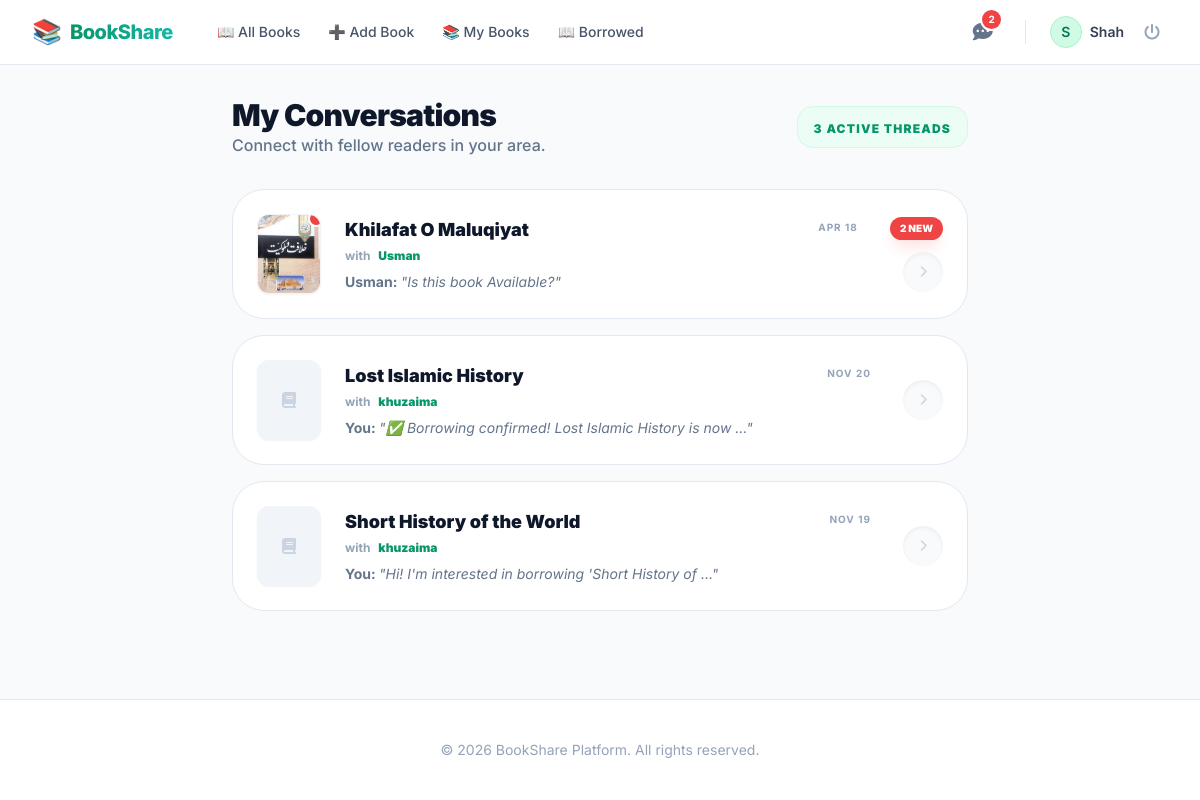
Screenshot of /chat/ (signed in) with the database file from the repository.
### chat/models.py (models this page shows, shortened)
class Chat(models.Model):
	participants = models.ManyToManyField(User)
	book = models.ForeignKey(Book, on_delete = models.CASCADE, related_name = 'chats')
	last_updated = models.DateTimeField(auto_now = True)

class Message(models.Model):
	chat = models.ForeignKey(Chat, on_delete=models.CASCADE, related_name='messages')
	sender = models.ForeignKey(User, on_delete=models.CASCADE)
	content = models.TextField()
	timestamp = models.DateTimeField(auto_now_add=True)
	is_read = models.BooleanField(default=False)

### books/models.py (models this page shows, shortened)
class Book(models.Model):
    owner = models.ForeignKey(User, on_delete=models.CASCADE, related_name='books')
    title = models.CharField(max_length=200)
    author = models.CharField(max_length=200)
    isbn = models.CharField(max_length=20, blank=True)
    description = models.TextField(blank=True)
    city = models.CharField(max_length=100)
    cover_url = models.URLField(blank=True, null=True)
    cover_image = models.ImageField(upload_to='book_covers/', blank=True, null=True)
    delivery_option = models.CharField(
        max_length=20,
        choices=[
            ('pickup', 'Pickup'),
            ('delivery', 'Delivery'),
            ('both', 'Both'),
        ],
        default='both'
    )
    available = models.BooleanField(default=True)
    created_at = models.DateTimeField(auto_now_add=True)

### chat/views.py (the view)
# urls.py: path('', views.chat_list, name='chat_list'),
@login_required
def chat_list(request):
    chats = Chat.objects.filter(
        participants=request.user
    ).annotate(                                       # "annotate" adds extra calculated data
        last_message_time=Max('messages__timestamp')  # Find latest message time
    ).order_by('-last_message_time')                  # Show newest chats first
    chat_data = []
    for chat in chats:
        unread_count = Message.objects.filter(
            chat=chat,
            is_read=False                             # Not read
        ).exclude(sender=request.user).count()        # Don't count your own messages
        last_message = chat.messages.order_by('-timestamp').first()
        other_user = chat.participants.exclude(id=request.user.id).first()
        chat_data.append({
            'chat': chat,
            'unread_count': unread_count,  # For notification badge
            'last_message': last_message,  # Show preview
            'other_user': other_user,      # Show who you're talking to
        })
    return render(request, 'chat/chat_list.html', {'chat_data': chat_data})

### chat/templatetags/custom_tags.py (called while the page is built)
@register.simple_tag
def unread_message_count(user):
    from chat.models import Chat
    user_chats = Chat.objects.filter(participants=user)
    unread = Message.objects.filter(
        chat__in=user_chats,
        is_read=False
    ).exclude(sender=user).count()
    return unread

### chat/templates/chat/chat_list.html (shortened to what this page needs)
{% extends 'base.html' %}
{% block content %}
<div class="max-w-3xl mx-auto px-4">
    <div class="mb-8 flex flex-col sm:flex-row justify-between items-center gap-4">
        <div>
            <h1 class="text-3xl font-black text-slate-900 tracking-tight">My Conversations</h1>
            <p class="text-slate-500 font-medium">Connect with fellow readers in your area.</p>
        </div>
        <div class="bg-emerald-50 px-4 py-2 rounded-2xl border border-emerald-100">
            <span class="text-xs font-black text-emerald-600 uppercase tracking-widest">
                {{ chat_data|length }} active threads
            </span>
        </div>
    </div>
    {% if chat_data %}
        <div class="space-y-4">
            {% for item in chat_data %}
            <a href="{% url 'chat_detail' item.chat.id %}" class="block group">
                <div class="bg-white rounded-[2rem] border border-slate-200 p-6 flex items-center gap-6 transition-all group-hover:shadow-xl group-hover:shadow-emerald-100 group-hover:border-emerald-200 group-hover:-translate-y-1">
                    <div class="w-16 h-20 bg-slate-100 rounded-xl overflow-hidden shrink-0 border border-slate-100 relative shadow-sm">
                        {% if item.chat.book.cover_image %}
                            <img src="{{ item.chat.book.cover_image.url }}" class="w-full h-full object-cover">
                        {% else %}
                            <div class="w-full h-full flex items-center justify-center text-slate-300">
                                <i class="fa-solid fa-book"></i>
                            </div>
                        {% endif %}
                        {% if item.unread_count > 0 %}
                            <div class="absolute -top-1 -right-1 w-4 h-4 bg-red-500 border-2 border-white rounded-full"></div>
                        {% endif %}
                    </div>
                    <div class="flex-1 min-w-0">
                        <div class="flex justify-between items-start mb-1">
                            <h3 class="font-black text-slate-900 truncate pr-4 text-lg">{{ item.chat.book.title }}</h3>
                            <span class="text-[10px] font-bold text-slate-400 uppercase tracking-widest shrink-0 mt-1">
                                {{ item.last_message.timestamp|date:"M d" }}
                            </span>
                        </div>
                        <div class="flex items-center gap-2 mb-2">
                            <span class="text-xs font-bold text-slate-400">with</span>
                            <span class="text-xs font-black text-emerald-600">{{ item.other_user.username }}</span>
                        </div>
                        {% if item.last_message %}
                            <p class="text-sm text-slate-500 truncate italic">
                                <span class="font-bold not-italic">
                                    {% if item.last_message.sender == request.user %}You:{% else %}{{ item.other_user.username }}:{% endif %}
                                </span>
                                "{{ item.last_message.content|truncatewords:8 }}"
                            </p>
                        {% endif %}
                    </div>
                    <div class="flex flex-col items-end gap-3 shrink-0 ml-2">
                        {% if item.unread_count > 0 %}
                            <span class="bg-red-500 text-white text-[10px] font-black px-2.5 py-1 rounded-full shadow-lg shadow-red-100 animate-pulse">
                                {{ item.unread_count }} NEW
                            </span>
                        {% endif %}
                        <div class="w-10 h-10 bg-slate-50 rounded-full flex items-center justify-center text-slate-300 group-hover:bg-emerald-600 group-hover:text-white transition-all shadow-inner">
                            <i class="fa-solid fa-chevron-right text-xs"></i>
                        </div>
                    </div>
                </div>
            </a>
            {% endfor %}
        </div>
    {% endif %}
</div>
{% endblock %}

### templates/base.html (shortened to what this page needs)
<!DOCTYPE html>
<html lang="en">
<head>
    <script src="https://cdn.tailwindcss.com"></script>
    <link rel="stylesheet" href="https://cdnjs.cloudflare.com/ajax/libs/font-awesome/6.4.0/css/all.min.css">
</head>
<body class="bg-slate-50 text-slate-900 min-h-screen flex flex-col">
    <nav class="bg-white border-b border-slate-200 sticky top-0 z-50">
        <div class="max-w-7xl mx-auto px-4 sm:px-6 lg:px-8">
            <div class="flex justify-between h-16">
                <div class="flex items-center">
                    <a href="{% url 'browse_books' %}" class="flex items-center gap-2 group">
                        <span class="text-2xl group-hover:scale-110 transition-transform">📚</span>
                        <span class="font-extrabold text-xl tracking-tight bg-clip-text text-transparent bg-gradient-to-r from-emerald-600 to-teal-500">
                        </span>
                    </a>
                    <div class="hidden md:ml-8 md:flex md:space-x-1">
                        <a href="{% url 'browse_books' %}" class="px-3 py-2 rounded-md text-sm font-medium text-slate-600 hover:text-emerald-600 hover:bg-emerald-50 transition-all">📖 All Books</a>
                        <a href="{% url 'add_book' %}" class="px-3 py-2 rounded-md text-sm font-medium text-slate-600 hover:text-emerald-600 hover:bg-emerald-50 transition-all">➕ Add Book</a>
                        <a href="{% url 'my_books' %}" class="px-3 py-2 rounded-md text-sm font-medium text-slate-600 hover:text-emerald-600 hover:bg-emerald-50 transition-all">📚 My Books</a>
                        <a href="{% url 'borrowed_books' %}" class="px-3 py-2 rounded-md text-sm font-medium text-slate-600 hover:text-emerald-600 hover:bg-emerald-50 transition-all">📖 Borrowed</a>
                    </div>
                </div>
                <div class="hidden md:flex md:items-center md:gap-4">
                    {% if request.user.is_authenticated %}
                        <a href="{% url 'chat_list' %}" class="relative p-2 text-slate-500 hover:text-emerald-600 transition-colors">
                            <i class="fa-solid fa-comment-dots text-xl"></i>
                            {% load custom_tags %}
                            {% unread_message_count request.user as unread_count %}
                            {% if unread_count > 0 %}
                                <span class="absolute top-0 right-0 bg-red-500 text-white text-[10px] font-bold px-1.5 py-0.5 rounded-full ring-2 ring-white">
                                    {{ unread_count }}
                                </span>
                            {% endif %}
                        </a>
                        <div class="flex items-center gap-3">
                            <a href="{% url 'profile' %}" class="flex items-center gap-2 text-sm font-semibold text-slate-700 hover:text-emerald-600 transition-colors">
                                <div class="w-8 h-8 rounded-full bg-emerald-100 flex items-center justify-center text-emerald-700 border border-emerald-200">
                                    {{ request.user.username|slice:":1"|upper }}
                                </div>
                                <span>{{ request.user.username }}</span>
                            </a>
                            <a href="{% url 'logout' %}" class="text-slate-400 hover:text-red-500 transition-colors px-2" title="Logout">
                                <i class="fa-solid fa-power-off"></i>
                            </a>
                        </div>
                    {% endif %}
                </div>
            </div>
        </div>
    </nav>
    <main class="flex-grow max-w-7xl mx-auto w-full p-4 sm:p-6 lg:p-8 fade-in">
        {% block content %}{% endblock %}
    </main>
    <footer class="bg-white border-t border-slate-200 py-10">
        <div class="max-w-7xl mx-auto px-4 text-center">
            <p class="text-slate-400 text-sm">
                &copy; 2026 BookShare Platform. All rights reserved.
            </p>
        </div>
    </footer>
</body>
</html>

### templates/base.html (style rules this page uses)
body { font-family: 'Inter', sans-serif; }
.fade-in { animation: fadeIn 0.3s ease-in; }

### rows the page displays
Chat: chat.book.cover_image (picture), chat.book "Khilafat O Maluqiyat", last_message.timestamp "APR 18", other_user.username "Usman", last_message.content "Is this book Available?", unread_count "2"
Chat: chat.book "Lost Islamic History", last_message.timestamp "NOV 20", other_user.username "khuzaima", shows "You:", last_message.content "✅ Borrowing confirmed! Lost Islamic History is now …"
Chat: chat.book "Short History of the World", last_message.timestamp "NOV 19", other_user.username "khuzaima", shows "You:", last_message.content "Hi! I'm interested in borrowing 'Short History of …"

### other values shown
{{ unread_count }} "2"
{{ request.user.username|slice:":1"|upper }} "S"
{{ request.user.username }} "Shah"
{{ chat_data|length }} "3"
